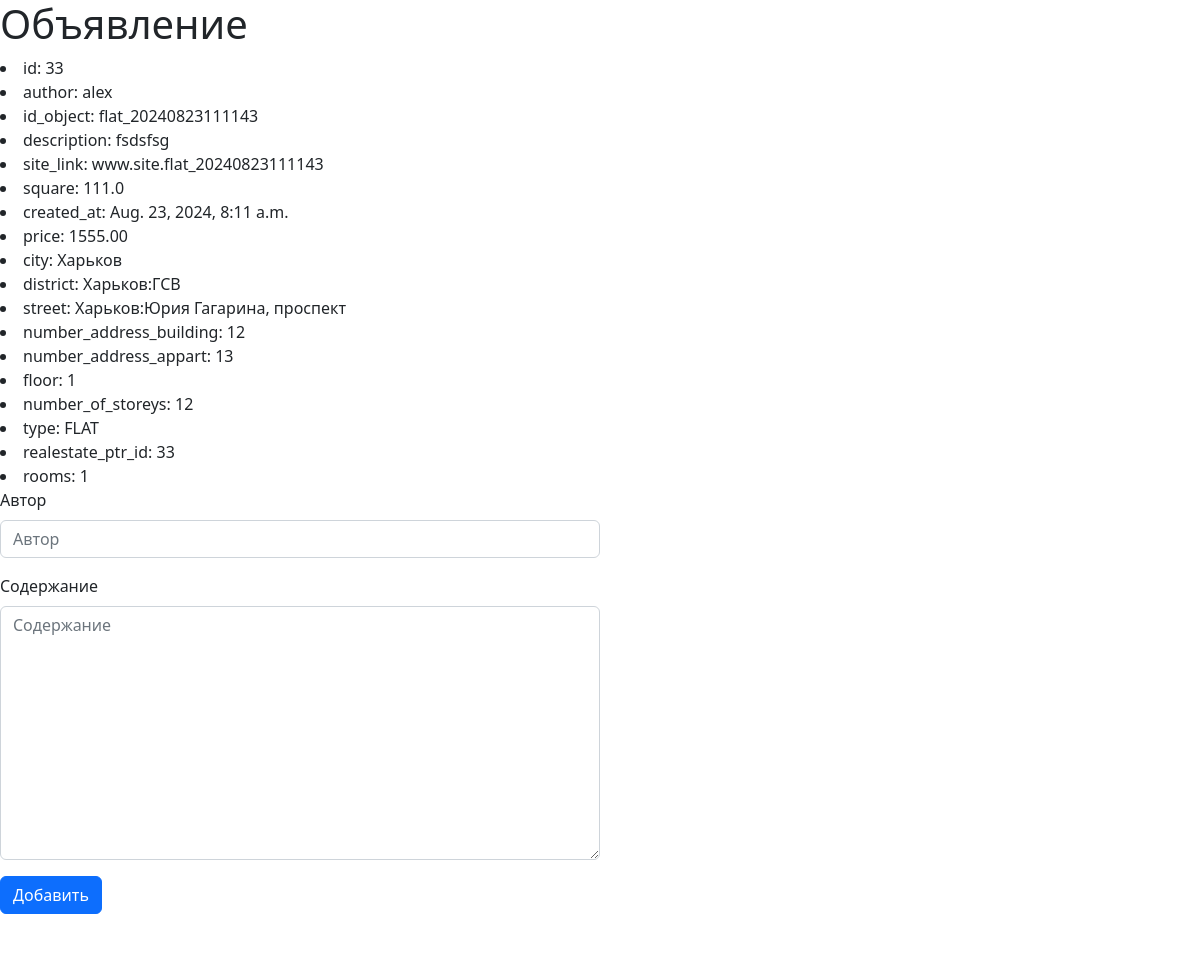
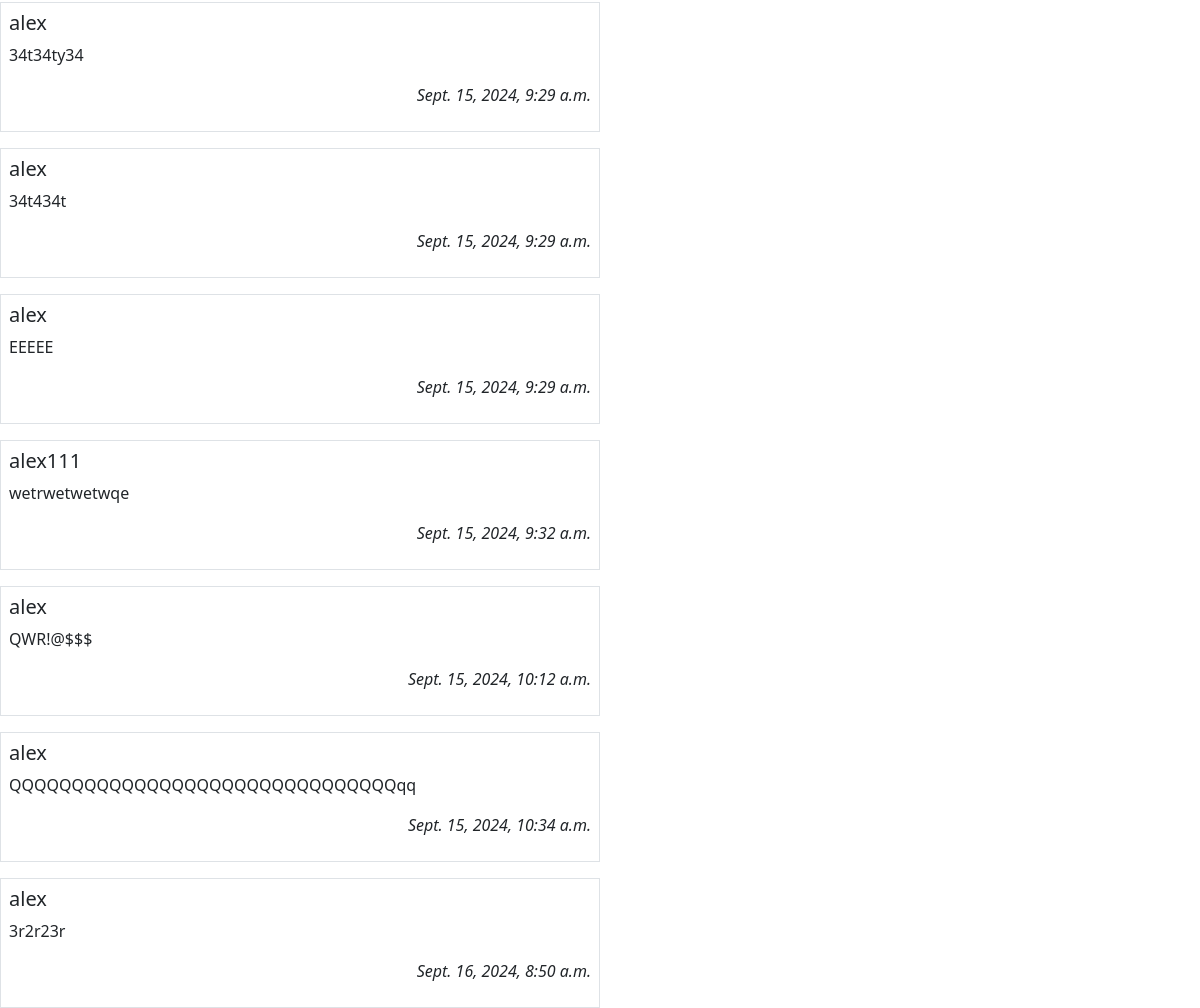
The page /real_estate/flat/all/33/ on the database its author committed (2 pictures, top to bottom).
### estate/models/real_estate.py (models this page shows)
class RealEstate(models.Model):
    author = models.ForeignKey(User, on_delete=models.CASCADE, related_name='real_estates')
    id_object = models.CharField(max_length=100)
    description = models.TextField(max_length=5000, blank=True, null=True)
    site_link = models.CharField(max_length=255)
    created_at = models.DateTimeField(auto_now_add=True)
    square = models.FloatField(default=1.0)
    price = models.DecimalField(default=1.00, max_digits=10, decimal_places=2)
    district = models.ForeignKey('District', on_delete=models.DO_NOTHING, related_name='real_estates', default=1)
    number_address_building = models.CharField(max_length=5, default=1)
    number_address_appart = models.CharField(max_length=5, default=1)
    city = models.ForeignKey('City', on_delete=models.DO_NOTHING, related_name='real_estates', default=1)
    street = models.ForeignKey('Street', on_delete=models.DO_NOTHING, related_name='real_eatates', default=1)

### estate/models/city.py (models this page shows)
class City(models.Model):
    name = models.CharField(max_length=100)
    def __str__(self):
        return self.name

### estate/models/district.py (models this page shows)
class District(models.Model):
    name = models.CharField(max_length=100)
    city = models.ForeignKey('City', on_delete=models.DO_NOTHING, related_name='districts')
    def __str__(self):
        return f'{self.city}:{self.name}'

### estate/models/street.py (models this page shows)
class Street(models.Model):
    name = models.CharField(max_length=100)
    city = models.ForeignKey('City', on_delete=models.DO_NOTHING, related_name='streets')
    def __str__(self):
        return f'{self.city}:{self.name}'

### estate/models/flat.py (models this page shows, shortened)
class Flat(RealEstate):
    def __init__(self, *args, **kwargs):
        super(Flat,self).__init__(*args, **kwargs)
    floor = models.IntegerField(default=1)
    number_of_storeys = models.IntegerField(default=1)
    type = models.CharField(choices=TypeFlat, default=TypeFlat.FLAT, max_length=15)
    rooms = models.IntegerField(default=1)
    class Meta:
        verbose_name = 'Кварира'
        verbose_name_plural = 'Квартиры'
        ordering = ['-created_at']

### estate/models/comments.py (models this page shows)
class Comment(models.Model):
    real_state = models.ForeignKey(RealEstate, on_delete=models.CASCADE, verbose_name='Объявление')
    author = models.CharField(max_length=30, verbose_name='Автор')
    content = models.TextField(verbose_name='Содержание')
    is_active = models.BooleanField(default=True, db_index=True, verbose_name='Выводить на экран?')
    created_at = models.DateTimeField(auto_now_add=True, db_index=True, verbose_name='Опубликовано')
    class Meta:
        verbose_name = 'Комментарий'
        verbose_name_plural = 'Комментарии'
        ordering = ['created_at']

### real_estate/controllers/detail_object.py (the view)
# urls.py: path('flat/all/<int:pk>/', detail_object.FlatAllDetailView.as_view(), name='detail_flat_for_all'),
class FlatAllDetailView(ObjectAllDetailMixin, View):
    model = Flat
    model_comment = RealEstate
    template = 'real_estate/detail_flat_for_all.html'
    rep = FlatRepository
    form_user = UserCommentForm
    form_guest = GuestCommetForm
    model_comment_dto = CreateCommentDTO
    rep_comment = CommentRepository

### real_estate/forms.py
class GuestCommetForm(forms.ModelForm):
    class Meta:
        model = Comment
        exclude = ('is_active', )
        widgets = {'real_state': forms.HiddenInput}

### estate/repositories/comment_repository.py (called while the page is built)
    def list_objects(self, rs=None):
        if rs:
          return self.model.objects.filter(real_state=rs.pk)
        return self.model.objects.all()

### real_estate/controllers/utils.py (called while the page is built)
    def get(self,request, pk):
        obj = self.model.objects.get(id=pk)
        dto = RealEstateService(self.rep()).detail_object(obj)
        initial = {'real_state': self.model_comment.objects.get(id=pk).pk}
        if request.user.is_authenticated:
            initial['author'] = request.user.username
            form = self.form_user(initial=initial)
        else:
            form = self.form_guest(initial=initial)
        context = {
            self.model.__name__.lower(): dto.__dict__,
            'comments': RealEstateService(self.rep_comment()).list_objects_filter(obj),
            'form': form,
        }
        return render(request, self.template, context=context)

### real_estate/real_estate_service.py (called while the page is built)
    def detail_object(self, obj):
        return self.repository.detail_object(obj)

    def list_objects_filter(self, filter):
        return self.repository.list_objects(filter)

### real_estate/repository.py (called while the page is built)
    def detail_object(self, obj):
        dto = FlatDTO(
            id=obj.id,
            type=obj.type,
            author=obj.author,
            id_object=obj.id_object,
            description=obj.description,
            site_link=obj.site_link,
            square=obj.square,
            rooms=obj.rooms,
            price=obj.price,
            number_address_building=obj.number_address_building,
            number_address_appart=obj.number_address_appart,
            floor=obj.floor,
            number_of_storeys=obj.number_of_storeys,
            city=obj.city,
            district=obj.district,
            street=obj.street,
            created_at=obj.created_at,
            realestate_ptr_id=obj.realestate_ptr_id
        )
        return dto

### templates/real_estate/detail_flat_for_all.html (shortened to what this page needs)
{% extends "base.html" %}
{% load django_bootstrap5 %}
{% block content %}
  <h1>Объявление</h1>
  {% for key, value in flat.items %}
    <li>
      {{key}}: {{value}}
    </li>
  {%endfor%}
<form method="post" style="width:50%">
    {% bootstrap_form form layout='horizontal' %}
    {% bootstrap_button 'Добавить' %}
</form>
{% if comments %}
<div class="vstack gap-3 mt-5">
    {% for comment in comments %}
        <div class="p-2 border" style="width:50%">
            <h5>{{ comment.author }}</h5>
            <p>{{ comment.content }}</p>
            <p class="text-end fst-italic">{{ comment.created_at }}</p>
        </div>
    {% endfor %}
</div>
{% endif %}
{% endblock %}

### rows shown on the page
RealEstate: flat "flat_20240823111143" "fsdsfsg" "www.site.flat_20240823111143" "111.0" "Aug. 23, 2024, 8:11 a.m." "1555.00" "12" "13"
City: key "city", name "Харьков"
District: key "district", city+name "Харьков:ГСВ"
Street: key "street", city+name "Харьков:Юрия Гагарина, проспект"
Flat: flat "FLAT"
Comment: author "alex", content "34t34ty34", created_at "Sept. 15, 2024, 9:29 a.m."
Comment: author "alex", content "34t434t", created_at "Sept. 15, 2024, 9:29 a.m."
Comment: author "alex", content "EEEEE", created_at "Sept. 15, 2024, 9:29 a.m."
Comment: author "alex111", content "wetrwetwetwqe", created_at "Sept. 15, 2024, 9:32 a.m."
Comment: author "alex", content "QWR!@$$$", created_at "Sept. 15, 2024, 10:12 a.m."
Comment: author "alex", content "QQQQQQQQQQQQQQQQQQQQQQQQQQQQQQQqq", created_at "Sept. 15, 2024, 10:34 a.m."
Comment: author "alex", content "3r2r23r", created_at "Sept. 16, 2024, 8:50 a.m."

### other values the page prints
{{ key }} "id"
{{ value }} "33"
{{ key }} "author" "id_object" "description" "site_link" "square" "created_at" "price" "number_address_building" "number_address_appart" "floor" "number_of_storeys" "type" "realestate_ptr_id" "rooms"
{{ value }} "alex" "1" "12" "33" "1"
